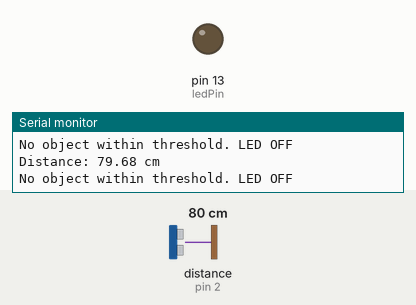
Simulated run of this sketch. Board: Arduino Uno, built with avr-gcc and run on an emulated ATmega328P. On the bench: output pins drawn as LEDs (lit = HIGH), the last lines printed to the serial monitor. Wiring (inferred from the names in the program): ultrasonic range finder: trigger pin 3; echo pin 2. The test bench sets the inputs (shaded band); at power-on: distance to the obstacle (sensor on pin 2) 80 cm. The echo pulse lasts 58.3 µs per cm; pins used as bus, display or sensor lines are not drawn.

Above: at 1.3 s.
1.4 s: distance to the obstacle (sensor on pin 2) set to 23 cm
2.9 s: distance to the obstacle (sensor on pin 2) set to 17 cm
At 3.6 s:
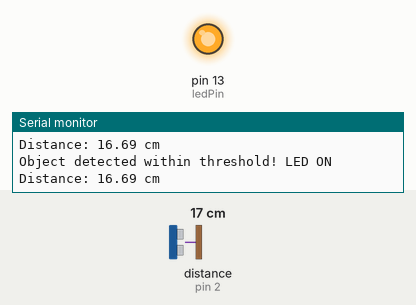
Timing chart, 0 to 5.9 s (numbered marks = the images above; inputs shaded):
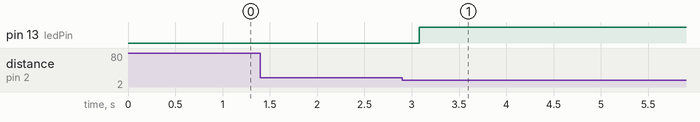

Measured:
- the behaviour switches between 21 and 20 cm on distance to the obstacle (sensor on pin 2) (found by bisection; images 0 and 1)
- after the input at 2.9 s, pin 13 (ledPin): LOW → HIGH after 0.18 s

The sketch:

Experiment2.ino
```cpp
// Define pins for the ultrasonic sensor
const int trigPin = 3; // Pin connected to the TRIG pin
const int echoPin = 2; // Pin connected to the ECHO pin

int f=0;

// Define pin for the LED
const int ledPin = 13; // Pin connected to the LED (built-in LED on most boards)

// Variables for storing distance
long duration;
float distance;

// Distance threshold (in cm) for turning on the LED
const float thresholdDistance = 20.0; // Adjust as needed

void setup() {
  // Initialize serial communication
  Serial.begin(9600);

  // Set up the ultrasonic sensor pins
  pinMode(trigPin, OUTPUT);
  pinMode(echoPin, INPUT);

  // Set up the LED pin
  pinMode(ledPin, OUTPUT);

  // Display initialization message
  Serial.println("Ultrasonic Distance Measurement with LED Indicator Initialized");
}

void loop() {
  // Clear the TRIG pin
  digitalWrite(trigPin, LOW);
  delayMicroseconds(2);

  // Trigger the sensor by sending a HIGH pulse for 10 microseconds
  digitalWrite(trigPin, HIGH);
  delayMicroseconds(10);
  digitalWrite(trigPin, LOW);

  // Read the echo pin, and calculate the duration in microseconds
  duration = pulseIn(echoPin, HIGH);

  // Calculate the distance in centimeters
  distance = (duration * 0.0343) / 2;

  // Print the distance to the serial monitor
  Serial.print("Distance: ");
  Serial.print(distance);
  Serial.println(" cm");

  // Turn on the LED if the distance is within the threshold
  if (distance > 0 && distance <= thresholdDistance) {
    digitalWrite(ledPin, HIGH); // LED ON
    Serial.println("Object detected within threshold! LED ON");
    if(f==1)f=0;
    else f=1;
  }
  else if (f==1){
    digitalWrite(ledPin, HIGH);
  }
  else {
    digitalWrite(ledPin, LOW); // LED OFF
    Serial.println("No object within threshold. LED OFF");
  }

  // Add a delay for stability
  delay(500);
}
```
